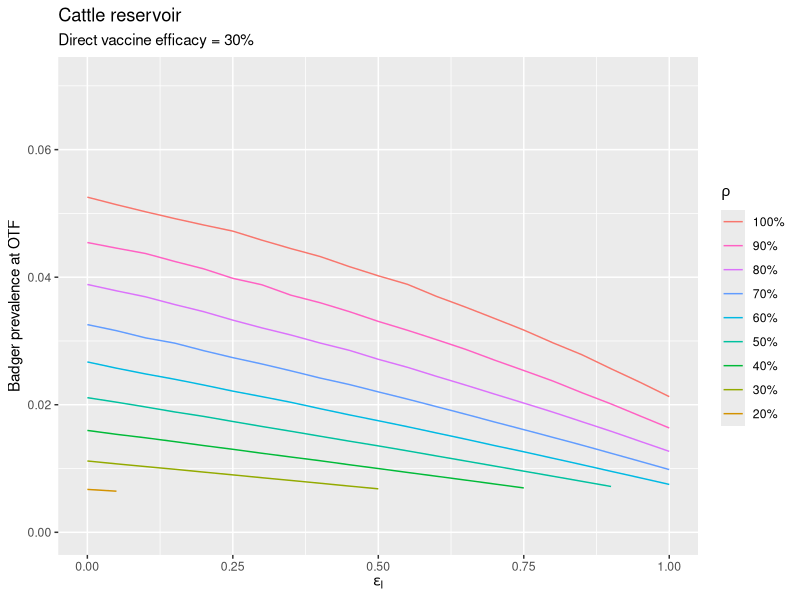

This figure's R source: (Note: this script raises an error after producing the figure.)
library(tidyverse)
library(deSolve)
library(patchwork)

SI_dyn <- function(t, var, par) {
  Sc <- var[1]
  Sb <- var[2]
  Vc <- var[3]
  Vb <- var[4]
  Ic <- var[5]
  Ib <- var[6]
  Wc <- var[7]
  Wb <- var[8]
  CIc <- var[9]
  CWc <- var[10]
  
  u = par[[1]]
  v = par[[2]]
  removal = par[[3]]
  vbeta = par[[4]]
  vbetaCc = par[[5]]
  
  Nc <- Sc + Vc + Ic + Wc
  ##print(Nc)
  Nb <- Sb + Vb + Ib + Wb
  ##print(Nb)
  
  S <- matrix(c(Sc, Sb, Vc, Vb))
  I <- matrix(c(Ic, Ib, Wc, Wb))
  Sdiag <- diag(c(Sc, Sb, Vc, Vb))
  IdivN <- matrix(c((Ic/Nc), (Ib/Nb), (Wc/Nc), (Wb/Nb)))
  N <- matrix(c(Nc, Nb, Nc, Nb))
  
  ScVcdiag <- diag(c(Sc,Vc))
  
  #print(N)
  #print(u)
  
  dS <- (u %*% N) - (v %*% S) - (Sdiag %*% vbeta %*% IdivN) + removal %*% I
  dI <- (Sdiag %*% vbeta %*% IdivN) - ((removal+v) %*% I)
  dC <- (ScVcdiag %*% vbetaCc %*% IdivN) + matrix(c(Ic,Wc))
  
  return(list(c(dS, dI, dC)))
  
}

beta_scenarios = function(scenario) {
  
  if (scenario == 1) {
    
    betaCC <- 0.94*(0.7+vc)
    betaBC <- 0.05*(vb)
    betaCB <- 0.2*(0.7+vc)
    betaBB <- 0.99*(vb)
    ##as argued by EBP & Wood (2015)
    
  }
  
  if (scenario == 2) {
    
    betaCC <- 0.99*(0.7+vc)
    betaBC <- 0.05*(vb)
    betaCB <- 0.05*(0.7+vc)
    betaBB <- 1.04*(vb)
    ## badger reservoir, with low inter-host transmission
    
  }
  
  if (scenario == 3) {
    
    betaCC <- 1.04*(0.7+vc)
    betaBC <- 0.05*(vb)
    betaCB <- 0.05*(0.7+vc)
    betaBB <- 0.99*(vb)
    ## cattle reservoir, with low inter-host transmission
  }
  
  if (scenario == 4) {
    
    betaCC <- 0.94*(0.7+vc)
    betaBC <- 0.14*(vb)
    betaCB <- 0.07*(0.7+vc)
    betaBB <- 0.99*(vb)
    ## intermediate inter-host transmission
    
  }
  
  beta <- matrix(c(betaCC, betaBC, betaCB, betaBB), 2, 2, byrow = TRUE)
  
  return(beta)
  
}

init_prevalence = function(scenario) {
  
  if (scenario==1) {
    
    I0c = 0.01717
    I0b = 0.1064
    
  }
  
  if (scenario==2) {
    
    I0c = 0.029
    I0b = 0.093
    
  }
  
  if (scenario==3) {
    
    I0c = 0.0576
    I0b = 0.0976
    
  }
  
  if (scenario==4) {
    
    I0c = 0.0324
    I0b = 0.0866
    
  }
  
  return(c(I0c, I0b))
}

values <- seq(from = 0, to = 1, by = 0.05)
effective_p_scenarios <- c(0.2,0.3,0.4,0.5,0.6,0.7,0.8,0.9,1)

scenario=3
epSus=0.7 ## 1-direct vaccine efficacy

N0c = 1
N0b = 1
##Fixed parameters:
tau = 0.7 ## assumes DIVA test of equal sensitivity to SICCT test
pbadgers=0 ##effective vaccination coverage in badgers is set to 0
uc = 0.1 ## cattle birth rate
vc = 0.1 ## cattle death rate
ub = 0.2 ## badger birth rate
vb = 0.2 ## badger death rate

badger_prevalence = data.frame()

beta = beta_scenarios(scenario)
# 2x2 matrix of transmission rates

vbeta <- matrix(0, 4, 4)

vbeta[1,1] <- beta[1,1]
vbeta[1,2] <- beta[1,2]
vbeta[2,1] <- beta[2,1]
vbeta[2,2] <- beta[2,2]

vbeta[3,1] <- beta[1,1]*epSus
vbeta[3,2] <- beta[1,2]*epSus
vbeta[4,1] <- beta[2,1]
vbeta[4,2] <- beta[2,2]

vbeta[1,4] <- beta[1,2]
vbeta[2,4] <- beta[2,2]
vbeta[3,4] <- beta[1,2]*epSus
vbeta[4,4] <- beta[2,2]

vbetaCc <- matrix(nrow=2,ncol=4)
vbetaCc[1,1] <- beta[1,1]
vbetaCc[1,2] <- beta[1,2]

vbetaCc[1,4] <- beta[1,2]
vbetaCc[2,1] <- epSus*beta[1,1]
vbetaCc[2,2] <- epSus*beta[1,2]

vbetaCc[2,4] <- epSus*beta[1,2]

v <- diag(c(vc, vb, vc, vb))
removal <- diag(c((tau), 0, (tau), 0))

I0c = init_prevalence(scenario)[1]
I0b = init_prevalence(scenario)[2]

SI.init <- c(N0c-I0c, N0b-I0b,
             0,0,
             I0c, I0b,
             0,0,
             I0c,0)

SI.t <- seq(from=0, to=1000, by=1)

for (j in 1:21) {
  
  epInf=values[j]
  
  vbeta[1,3] <- beta[1,1]*epInf
  vbeta[2,3] <- beta[2,1]*epInf
  
  vbeta[3,3] <- beta[1,1]*epSus*epInf
  vbeta[4,3] <- beta[2,1]*epInf
  
  vbetaCc[1,3] <- epInf*beta[1,1]
  vbetaCc[2,3] <- epSus*epInf*beta[1,2]
  
  results = epInf
  
  for (k in 1:9) {
    
    pcattle = effective_p_scenarios[k]
    
    u <- diag(c(((1-pcattle)*(uc)), (1-pbadgers)*(ub), pcattle*(uc), pbadgers*(ub)))
    
    SI.par <- list(u, v, removal, vbeta, vbetaCc)
    SI.sol <- lsoda(SI.init, SI.t, SI_dyn, SI.par)
    
    TIMES <- SI.sol[,1]
    Ib <- SI.sol[,7]+SI.sol[,9]
    Cc <- SI.sol[,10]+SI.sol[,11]
    
    #plot(TIMES, Ib, col = "blue", pch = ".")
    
    if ((diff(c(Cc))[length(Cc)-1]) > 0.00085) {
      
      results = c(results, NA)
      #print("NA")
      
    } else {
      
      results = c(results, Ib[min(which(diff(Cc)<0.00085))])
      #print(Ib[min(which(diff(Cc)<0.00085))])
    }
  }
  
  print(results)
  
  badger_prevalence = rbind(badger_prevalence, results)
  
}

colnames(badger_prevalence) = c("epInf", "20","30","40","50","60","70","80","90","100")

badger_prevalence = pivot_longer(badger_prevalence,
                           cols = c("20","30","40","50","60","70","80","90","100"),
                           names_to="p",
                           values_to = "Prevalence")

badger_prevalence = badger_prevalence %>% na.omit()

bp5 = ggplot(badger_prevalence,aes(x=epInf, y=Prevalence, colour=p))+
  geom_line()+
  scale_colour_discrete(name=expression(rho),
                        breaks=c("100","90","80","70","60","50","40","30","20"),
                        labels=c("100%","90%","80%","70%","60%","50%","40%","30%","20%"))+
  labs(y = "Badger prevalence at OTF",
       x = expression(epsilon[I]))+
  ggtitle("Cattle reservoir",
          subtitle = "Direct vaccine efficacy = 30%")+
  ylim(0,0.071)+
  xlim(0,1)

patchwork4 = (bp1|bp2)/(bp3|bp4)/(bp5|bp6)/(bp7|bp8)+
  plot_annotation(tag_levels = 'a') & 
  theme(plot.tag = element_text(size = 12))
